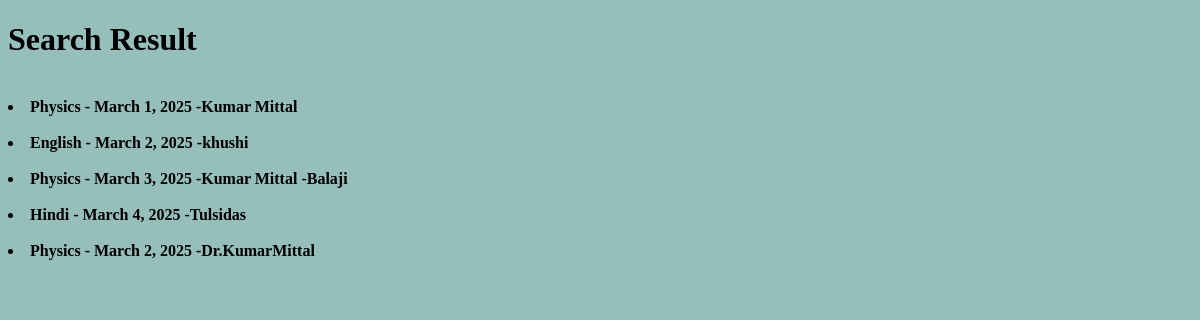
The app's page /search/, older data.
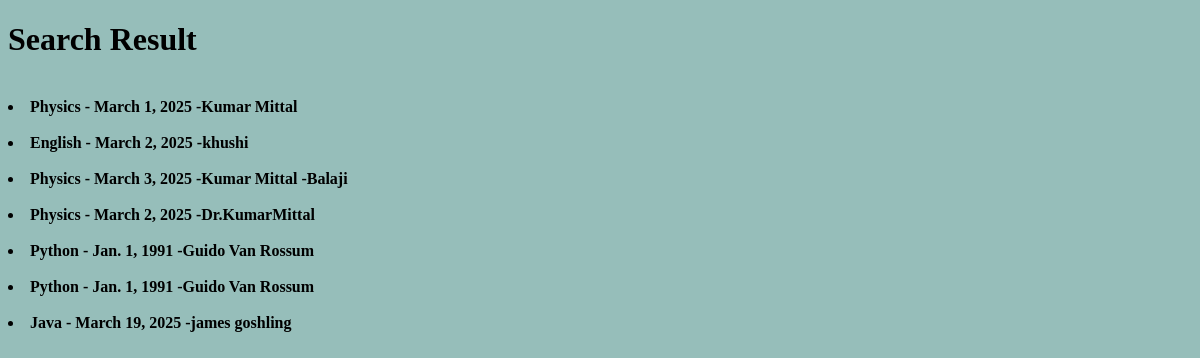
The same page, newer data.
### library/models.py (models this page shows, shortened)
class Book(models.Model):
    book_name=models.CharField(max_length=200)
    authors=models.ManyToManyField(Author)
    publish_year=models.DateField(null=True, blank=True)
    book_cate=models.CharField(max_length=200,null=True, blank=True)
    book_rating=models.FloatField(validators=[MinValueValidator(0),MaxValueValidator(5)],default=0.0)
    total_copies = models.PositiveIntegerField(default=1)
    available_copies = models.PositiveIntegerField(default=1)
    book_sr_no=models.CharField(max_length=10, unique=True)

class Author(models.Model):
    author_name=models.CharField(max_length=70)

### library/views.py (the view)
# urls.py: path('search/',views.book_search,name="searchbook"),
def book_search(request):
    query=request.GET.get('q','')
    books=Book.objects.all()
    if query:
        books=Book.objects.filter(Q(book_name__icontains=query) |
                                  Q(authors__author_name__icontains=query) |
                                  Q(publish_year__icontains=query))
    return render(request,'book_search.html',{'books':books,'query':query})

### library/templates/book_search.html (shortened to what this page needs)
<!DOCTYPE html>
<html lang="en">
<head>
</head>
<body>
    <h1> Search Result  {{query}} </h1>
    <strong>{% for book in books %}<br>
    <li>{{book.book_name}}
        - {{book.publish_year}}
        {% for auth in book.authors.all %}
        -{{auth.author_name}}
        {%  endfor %}
    </li>
    {% empty %}
    <li>No books</li>
    {% endfor %}</strong>
</body>
</html>

Row changes from the older to the newer data that the page shows:
removed Book: book_name "Hindi", publish_year "March 4, 2025"
no longer on this page (row unchanged): Author: author_name "Tulsidas", shown under "Hindi"
added Book: book_name "Python", publish_year "Jan. 1, 1991"
added Author: author_name "Guido Van Rossum"
added Book: book_name "Python", publish_year "Jan. 1, 1991"
added Book: book_name "Java", publish_year "March 19, 2025"
added Author: author_name "james goshling", shown under "Java"
